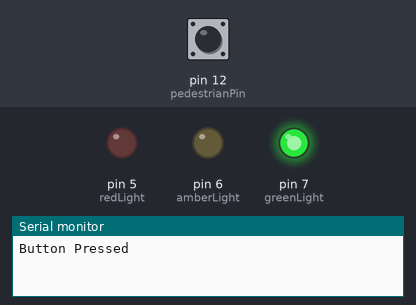
Recording of a sketch running on a simulated Arduino Uno, built with avr-gcc and run on an emulated ATmega328P. Parts: output pins drawn as LEDs (lit = HIGH), the last lines printed to the serial monitor. The inputs (shaded band) are chosen by the test bench; at power-on: pin 12 (pedestrianPin) HIGH.

Above: at 0.5 s.
At 11.1 s:
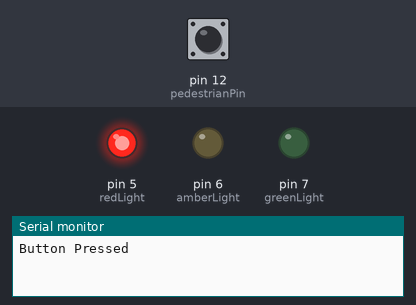
At 17.97 s:
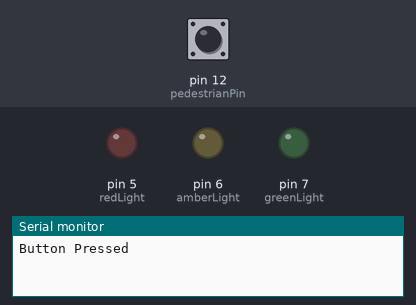
At 25.2 s:
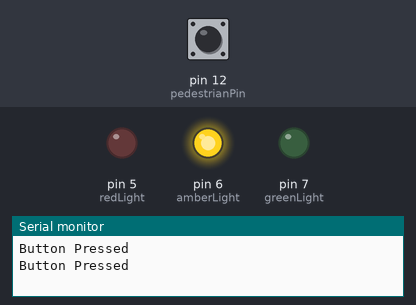
Timing chart, 0 to 28.1 s (numbered marks = the images above):
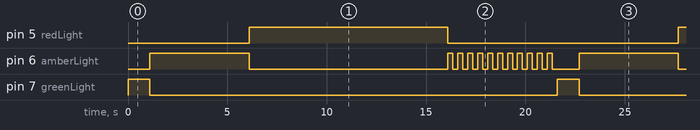

The sketch:

CrossWalkV1.ino
```cpp
///////////////////////// GLOBAL PIN DECLARATIONS
  // Traffic LED pins setup
  int redLight = 5;
  int amberLight = 6;
  int greenLight = 7;

  // Input Pin for Pedestrian Button
  int pedestrianPin = 12;
///////////////////////// END OF GLOBAL PIN DECLARATIONS

/////////////////// SETUP
void setup() {
  // Traffic LED pins setup
  pinMode(redLight, OUTPUT);
  pinMode(amberLight, OUTPUT);
  pinMode(greenLight, OUTPUT);

  // Set pedestrian pin to input
  pinMode(pedestrianPin, INPUT_PULLUP);

  //Start the Serial Monitor
  Serial.begin(9600);
}

/////// Pedestrian Crossing Function
void pedestrianCrossing(){
  delay(100);
  digitalWrite(greenLight, LOW);
  digitalWrite(amberLight, HIGH);
  delay(5000);
  digitalWrite(amberLight, LOW);
  digitalWrite(redLight, HIGH);
  delay(10000);
  digitalWrite(redLight, LOW);
  int i = 0;
  for (i = 0; i<= 10; i++){
    digitalWrite(amberLight, HIGH);
    delay(250);
    digitalWrite(amberLight, LOW);
    delay(250);
  }
}

/////// LOOP
void loop() {
  // Condition
  int pedestrianButton = digitalRead(pedestrianPin);
  digitalWrite(greenLight, HIGH);

  // Pedestrian Button Check
  if (pedestrianButton == HIGH) {
    Serial.println("Button Pressed");
    delay(1000);
    pedestrianCrossing();
  }
}
```

Measured:
- by itself, pin 5 (redLight): alternates HIGH for 10.0 s and LOW for 11.6 s
- by itself, pin 6 (amberLight): repeats every 21.6 s: LOW 10.0 s, 10 × (HIGH 0.25 s, LOW 0.25 s), HIGH 0.25 s, LOW 1.4 s, HIGH 5.0 s
- by itself, pin 7 (greenLight): alternates HIGH for 1.1 s and LOW for 20.5 s
